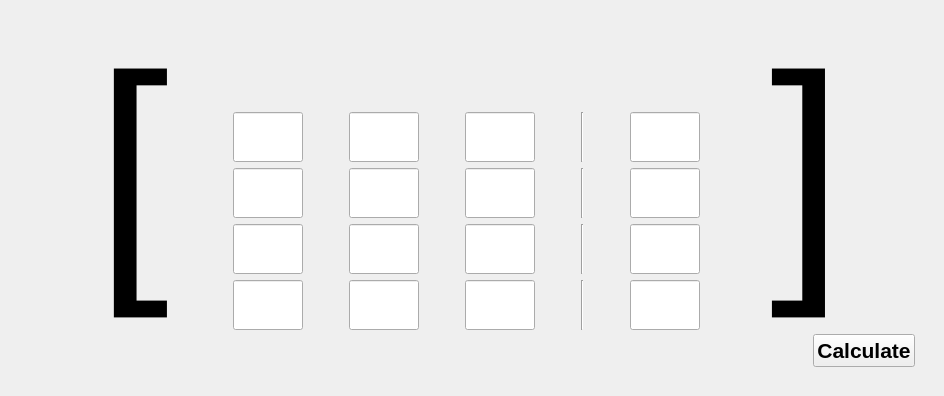
      <widget class="QWidget" name="page_2">
       <layout class="QGridLayout" name="gridLayout_7">
        <item row="0" column="0">
         <widget class="QWidget" name="widget_9" native="true">
          <layout class="QHBoxLayout" name="horizontalLayout_7">
           <item>
            <widget class="QLabel" name="label_3">
             <property name="minimumSize">
              <size>
               <width>0</width>
               <height>0</height>
              </size>
             </property>
             <property name="font">
              <font>
               <pointsize>300</pointsize>
              </font>
             </property>
             <property name="frameShape">
              <enum>QFrame::NoFrame</enum>
             </property>
             <property name="text">
              <string> [</string>
             </property>
             <property name="scaledContents">
              <bool>false</bool>
             </property>
             <property name="alignment">
              <set>Qt::AlignRight|Qt::AlignTop|Qt::AlignTrailing</set>
             </property>
            </widget>
           </item>
           <item>
            <spacer name="horizontalSpacer_63">
             <property name="orientation">
              <enum>Qt::Horizontal</enum>
             </property>
             <property name="sizeHint" stdset="0">
              <size>
               <width>40</width>
               <height>20</height>
              </size>
             </property>
            </spacer>
           </item>
          </layout>
         </widget>
        </item>
        <item row="0" column="1">
         <widget class="QWidget" name="widget_8" native="true">
          <layout class="QGridLayout" name="gridLayout_5">
           <item row="4" column="6">
            <widget class="Line" name="line_3">
             <property name="orientation">
              <enum>Qt::Vertical</enum>
             </property>
            </widget>
           </item>
           <item row="5" column="2">
            <widget class="QLineEdit" name="edit_31">
             <property name="minimumSize">
              <size>
               <width>0</width>
               <height>50</height>
              </size>
             </property>
             <property name="maximumSize">
              <size>
               <width>70</width>
               <height>1000</height>
              </size>
             </property>
            </widget>
           </item>
           <item row="2" column="0">
            <widget class="QLineEdit" name="edit_00">
             <property name="minimumSize">
              <size>
               <width>0</width>
               <height>50</height>
              </size>
             </property>
             <property name="maximumSize">
              <size>
               <width>70</width>
               <height>1000</height>
              </size>
             </property>
            </widget>
           </item>
           <item row="5" column="0">
            <widget class="QLineEdit" name="edit_30">
             <property name="minimumSize">
              <size>
               <width>0</width>
               <height>50</height>
              </size>
             </property>
             <property name="maximumSize">
              <size>
               <width>70</width>
               <height>1000</height>
              </size>
             </property>
            </widget>
           </item>
           <item row="4" column="4">
            <widget class="QLineEdit" name="edit_22">
             <property name="minimumSize">
              <size>
               <width>0</width>
               <height>50</height>
              </size>
             </property>
             <property name="maximumSize">
              <size>
               <width>70</width>
               <height>1000</height>
              </size>
             </property>
            </widget>
           </item>
           <item row="4" column="0">
            <widget class="QLineEdit" name="edit_20">
             <property name="minimumSize">
              <size>
               <width>0</width>
               <height>50</height>
              </size>
             </property>
             <property name="maximumSize">
              <size>
               <width>70</width>
               <height>1000</height>
              </size>
             </property>
            </widget>
           </item>
           <item row="2" column="6">
            <widget class="Line" name="line">
             <property name="orientation">
              <enum>Qt::Vertical</enum>
             </property>
            </widget>
           </item>
           <item row="3" column="4">
            <widget class="QLineEdit" name="edit_12">
             <property name="minimumSize">
              <size>
               <width>0</width>
               <height>50</height>
              </size>
             </property>
             <property name="maximumSize">
              <size>
               <width>70</width>
               <height>1000</height>
              </size>
             </property>
            </widget>
           </item>
           <item row="5" column="8">
            <widget class="QLineEdit" name="edit_33">
             <property name="minimumSize">
              <size>
               <width>0</width>
               <height>50</height>
              </size>
             </property>
             <property name="maximumSize">
              <size>
               <width>70</width>
               <height>1000</height>
              </size>
             </property>
            </widget>
           </item>
           <item row="3" column="6">
            <widget class="Line" name="line_2">
             <property name="orientation">
              <enum>Qt::Vertical</enum>
             </property>
            </widget>
           </item>
           <item row="3" column="8">
            <widget class="QLineEdit" name="edit_13">
             <property name="minimumSize">
              <size>
               <width>0</width>
               <height>50</height>
              </size>
             </property>
             <property name="maximumSize">
              <size>
               <width>70</width>
               <height>1000</height>
              </size>
             </property>
            </widget>
           </item>
           <item row="0" column="2">
            <spacer name="verticalSpacer_4">
             <property name="orientation">
              <enum>Qt::Vertical</enum>
             </property>
             <property name="sizeHint" stdset="0">
              <size>
               <width>20</width>
               <height>40</height>
              </size>
             </property>
            </spacer>
           </item>
           <item row="6" column="2">
            <spacer name="verticalSpacer_5">
             <property name="orientation">
              <enum>Qt::Vertical</enum>
             </property>
             <property name="sizeHint" stdset="0">
              <size>
               <width>20</width>
               <height>40</height>
              </size>
             </property>
            </spacer>
           </item>
           <item row="3" column="3">
            <spacer name="horizontalSpacer_22">
             <property name="orientation">
              <enum>Qt::Horizontal</enum>
             </property>
             <property name="sizeHint" stdset="0">
              <size>
               <width>40</width>
               <height>20</height>
              </size>
             </property>
            </spacer>
           </item>
           <item row="3" column="1">
            <spacer name="horizontalSpacer_21">
             <property name="orientation">
              <enum>Qt::Horizontal</enum>
             </property>
             <property name="sizeHint" stdset="0">
              <size>
               <width>40</width>
               <height>20</height>
              </size>
             </property>
            </spacer>
           </item>
           <item row="2" column="4">
            <widget class="QLineEdit" name="edit_02">
             <property name="minimumSize">
              <size>
               <width>0</width>
               <height>50</height>
              </size>
             </property>
             <property name="maximumSize">
              <size>
               <width>70</width>
               <height>1000</height>
              </size>
             </property>
            </widget>
           </item>
           <item row="2" column="2">
            <widget class="QLineEdit" name="edit_01">
             <property name="minimumSize">
              <size>
               <width>0</width>
               <height>50</height>
              </size>
             </property>
             <property name="maximumSize">
              <size>
               <width>70</width>
               <height>1000</height>
              </size>
             </property>
            </widget>
           </item>
           <item row="3" column="5">
            <spacer name="horizontalSpacer_23">
             <property name="orientation">
              <enum>Qt::Horizontal</enum>
             </property>
             <property name="sizeHint" stdset="0">
              <size>
               <width>40</width>
               <height>20</height>
              </size>
             </property>
            </spacer>
           </item>
           <item row="3" column="0">
            <widget class="QLineEdit" name="edit_10">
             <property name="minimumSize">
              <size>
               <width>0</width>
               <height>50</height>
              </size>
             </property>
             <property name="maximumSize">
              <size>
               <width>70</width>
               <height>1000</height>
              </size>
             </property>
            </widget>
           </item>
           <item row="1" column="0">
            <spacer name="verticalSpacer_11">
             <property name="orientation">
              <enum>Qt::Vertical</enum>
             </property>
             <property name="sizeHint" stdset="0">
              <size>
               <width>20</width>
               <height>40</height>
              </size>
             </property>
            </spacer>
           </item>
           <item row="3" column="7">
            <spacer name="horizontalSpacer_24">
             <property name="orientation">
              <enum>Qt::Horizontal</enum>
             </property>
             <property name="sizeHint" stdset="0">
              <size>
               <width>40</width>
               <height>20</height>
              </size>
             </property>
            </spacer>
           </item>
           <item row="3" column="2">
            <widget class="QLineEdit" name="edit_11">
             <property name="minimumSize">
              <size>
               <width>0</width>
               <height>50</height>
              </size>
             </property>
             <property name="maximumSize">
              <size>
               <width>70</width>
               <height>1000</height>
              </size>
             </property>
            </widget>
           </item>
           <item row="4" column="8">
            <widget class="QLineEdit" name="edit_23">
             <property name="minimumSize">
              <size>
               <width>0</width>
               <height>50</height>
              </size>
             </property>
             <property name="maximumSize">
              <size>
               <width>70</width>
               <height>1000</height>
              </size>
             </property>
            </widget>
           </item>
           <item row="4" column="2">
            <widget class="QLineEdit" name="edit_21">
             <property name="minimumSize">
              <size>
               <width>0</width>
               <height>50</height>
              </size>
             </property>
             <property name="maximumSize">
              <size>
               <width>70</width>
               <height>1000</height>
              </size>
             </property>
            </widget>
           </item>
           <item row="5" column="6">
            <widget class="Line" name="line_4">
             <property name="orientation">
              <enum>Qt::Vertical</enum>
             </property>
            </widget>
           </item>
           <item row="2" column="8">
            <widget class="QLineEdit" name="edit_03">
             <property name="minimumSize">
              <size>
               <width>0</width>
               <height>50</height>
              </size>
             </property>
             <property name="maximumSize">
              <size>
               <width>70</width>
               <height>1000</height>
              </size>
             </property>
            </widget>
           </item>
           <item row="5" column="4">
            <widget class="QLineEdit" name="edit_32">
             <property name="minimumSize">
              <size>
               <width>0</width>
               <height>50</height>
              </size>
             </property>
             <property name="maximumSize">
              <size>
               <width>70</width>
               <height>1000</height>
              </size>
             </property>
            </widget>
           </item>
          </layout>
         </widget>
        </item>
        <item row="0" column="2">
         <spacer name="horizontalSpacer_62">
          <property name="orientation">
           <enum>Qt::Horizontal</enum>
          </property>
          <property name="sizeHint" stdset="0">
           <size>
            <width>40</width>
            <height>20</height>
           </size>
          </property>
         </spacer>
        </item>
        <item row="0" column="3">
         <widget class="QWidget" name="widget_2" native="true">
          <layout class="QGridLayout" name="gridLayout_6">
           <item row="0" column="0">
            <widget class="QLabel" name="label_7">
             <property name="minimumSize">
              <size>
               <width>0</width>
               <height>0</height>
              </size>
             </property>
             <property name="font">
              <font>
               <pointsize>300</pointsize>
              </font>
             </property>
             <property name="frameShape">
              <enum>QFrame::NoFrame</enum>
             </property>
             <property name="text">
              <string>] </string>
             </property>
             <property name="scaledContents">
              <bool>false</bool>
             </property>
             <property name="alignment">
              <set>Qt::AlignHCenter|Qt::AlignTop</set>
             </property>
            </widget>
           </item>
           <item row="1" column="0">
            <widget class="QWidget" name="widget_10" native="true">
             <layout class="QHBoxLayout" name="horizontalLayout_9">
              <item>
               <spacer name="horizontalSpacer_64">
                <property name="orientation">
                 <enum>Qt::Horizontal</enum>
                </property>
                <property name="sizeHint" stdset="0">
                 <size>
                  <width>40</width>
                  <height>20</height>
                 </size>
                </property>
               </spacer>
              </item>
              <item>
               <widget class="QPushButton" name="guess_calc">
                <property name="font">
                 <font>
                  <pointsize>16</pointsize>
                  <bold>true</bold>
                 </font>
                </property>
                <property name="text">
                 <string>Calculate</string>
                </property>
               </widget>
              </item>
             </layout>
            </widget>
           </item>
          </layout>
         </widget>
        </item>
       </layout>
      </widget>
